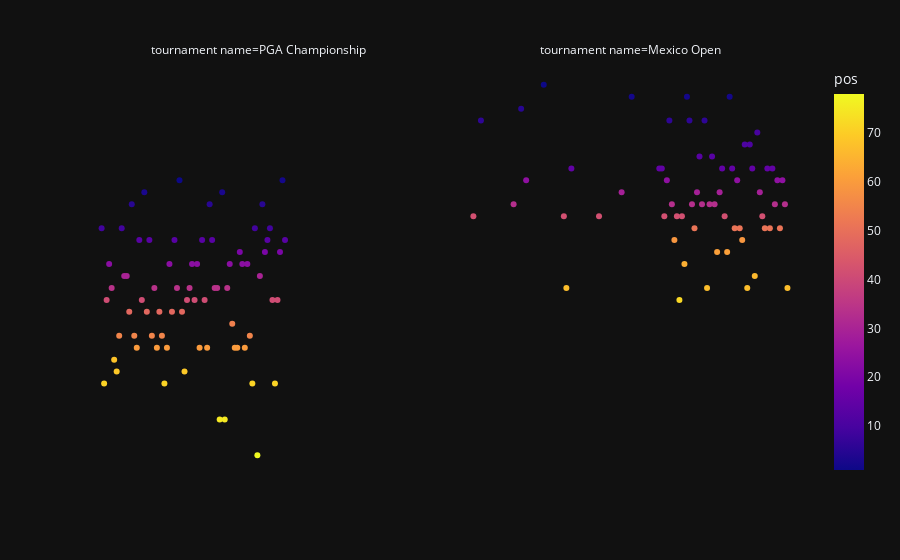

Here is the notebook cell this chart was saved with:
### Code cell
fig.update_yaxes(autorange='reversed', visible=False)
fig.update_xaxes(visible=False)

### Figure 1 — Plotly figure (JSON) as saved in the notebook; plotly's stock layout.template omitted (floating-point values rounded to 4 significant figures)
{"data": [{"hovertemplate": "tournament name=PGA Championship<br>player=%{x}<br>strokes=%{y}<br>pos=%{marker.color}<extra></extra>", "legendgroup": "", "marker": {"color": [9, 71, 41, 23, 34, 68, 69, 55, 9, 30, 30, 48, 5, 55, 60, 13, 41, 3, 48, 13, 55, 34, 60, 48, 55, 71, 60, 23, 48, 13, 34, 1, 48, 69, 41, 34, 23, 41, 23, 60, 13, 41, 60, 5, 13, 34, 34, 75, 3, 75, 34, 23, 54, 60, 60, 20, 23, 60, 23, 55, 71, 9, 78, 30, 5, 20, 13, 9, 41, 71, 41, 20, 2, 13], "coloraxis": "coloraxis", "symbol": "circle"}, "mode": "markers", "name": "", "orientation": "v", "showlegend": false, "type": "scatter", "x": ["Abraham Ancer", "Adam Hadwin", "Adam Schenk", "Aaron Wise", "Brian Harman", "Billy Horschel", "Beau Hossler", "Brooks Koepka", "Brendan Steele", "Bubba Watson", "Bernd Wiesberger", "Cameron Davis", "Chris Kirk", "Collin Morikawa", "Charl Schwartzel", "Cameron Smith", "Cameron Tringale", "Cameron Young", "Denny McCarthy", "Davis Riley", "Francesco Molinari", "Gary Woodland", "Hideki Matsuyama", "Harold Varner III", "Jason Day", "Justin Harding", "Jason Kokrak", "Joaquin Niemann", "Jon Rahm", "Justin Rose", "Jordan Spieth", "Justin Thomas", "Keegan Bradley", "Kramer Hickok", "Kyoung-Hoon Lee", "Keith Mitchell", "Kevin Na", "Kevin Streelman", "Lucas Glover", "Lanto Griffin", "Lucas Herbert", "Luke List", "Louis Oosthuizen", "Matthew Fitzpatrick", "Max Homa", "Matt Kuchar", "Marc Leishman", "Maverick McNealy", "Mito Pereira", "Patton Kizzire", "Patrick Reed", "Rickie Fowler", "Ryan Fox", "Russell Henley", "Rikuya Hoshino", "Sam Burns", "Stewart Cink", "Si Woo Kim", "Shane Lowry", "Sebastian Munoz", "Shaun Norris", "Seamus Power", "Sepp Straka", "Tony Finau", "Tommy Fleetwood", "Talor Gooch", "Tyrrell Hatton", "Tom Hoge", "Troy Merritt", "Thomas Pieters", "Viktor Hovland", "Webb Simpson", "Will Zalatoris", "Xander Schauffele"], "xaxis": "x", "y": [279, 292, 285, 282, 284, 290, 291, 288, 279, 283, 283, 286, 277, 288, 289, 280, 285, 276, 286, 280, 288, 284, 289, 286, 288, 292, 289, 282, 286, 280, 284, 275, 286, 291, 285, 284, 282, 285, 282, 289, 280, 285, 289, 277, 280, 284, 284, 295, 276, 295, 284, 282, 287, 289, 289, 281, 282, 289, 282, 288, 292, 279, 298, 283, 277, 281, 280, 279, 285, 292, 285, 281, 275, 280], "yaxis": "y"}, {"hovertemplate": "tournament name=Mexico Open<br>player=%{x}<br>strokes=%{y}<br>pos=%{marker.color}<extra></extra>", "legendgroup": "", "marker": {"color": [42, 15, 15, 42, 24, 6, 6, 33, 59, 42, 72, 42, 64, 2, 6, 33, 51, 29, 13, 33, 33, 6, 67, 5, 33, 13, 33, 24, 61, 29, 15, 42, 1, 61, 2, 15, 42, 67, 15, 51, 24, 51, 59, 11, 67, 11, 15, 66, 42, 10, 29, 42, 51, 15, 51, 15, 29, 33, 24, 2, 51, 24, 33, 67], "coloraxis": "coloraxis", "symbol": "circle"}, "mode": "markers", "name": "", "orientation": "v", "showlegend": false, "type": "scatter", "x": ["Abraham Ancer", "Anirban Lahiri", "Adam Long", "Alvaro Ortiz", "Aaron Rai", "Alex Smalley", "Aaron Wise", "Brice Garnett", "Bill Haas", "Brandon Hagy", "Bryson Nimmer", "Brian Stuard", "Brendon Todd", "Brandon Wu", "Cameron Champ", "Charles Howell III", "Carlos Ortiz", "C.T. Pan", "Chez Reavie", "Cameron Tringale", "Doug Ghim", "David Lipsky", "D.A. Points", "Davis Riley", "Emiliano Grillo", "Grayson Murray", "Greyson Sigg", "Gary Woodland", "Hayden Buckley", "Hank Lebioda", "Jonathan Byrd", "John Huh", "Jon Rahm", "Kiradech Aphibarnrat", "Kurt Kitayama", "Kelly Kraft", "Kevin Na", "Kevin Streelman", "Lanto Griffin", "Lee Hodges", "Michael Gligic", "Mark Hubbard", "Matt Jones", "Martin Trainer", "Matt Wallace", "Nate Lashley", "Peter Malnati", "Pat Perez", "Patrick Reed", "Patrick Rodgers", "Ryan Blaum", "Robert Garrigus", "Scott Brown", "Stephan Jaeger", "Sung Kang", "Satoshi Kodaira", "Sebastian Munoz", "Scott Piercy", "Sahith Theegala", "Tony Finau", "Tommy Gainey", "Trey Mullinax", "Wesley Bryan", "Wyndham Clark"], "xaxis": "x2", "y": [278, 274, 274, 278, 275, 270, 270, 277, 280, 278, 285, 278, 282, 268, 270, 277, 279, 276, 273, 277, 277, 270, 284, 269, 277, 273, 277, 275, 281, 276, 274, 278, 267, 281, 268, 274, 278, 284, 274, 279, 275, 279, 280, 272, 284, 272, 274, 283, 278, 271, 276, 278, 279, 274, 279, 274, 276, 277, 275, 268, 279, 275, 277, 284], "yaxis": "y2"}], "layout": {"annotations": [{"font": {}, "showarrow": false, "text": "tournament name=PGA Championship", "x": 0.245, "xanchor": "center", "xref": "paper", "y": 1, "yanchor": "bottom", "yref": "paper"}, {"font": {}, "showarrow": false, "text": "tournament name=Mexico Open", "x": 0.755, "xanchor": "center", "xref": "paper", "y": 1, "yanchor": "bottom", "yref": "paper"}], "coloraxis": {"colorbar": {"title": {"text": "pos"}}, "colorscale": [[0, "#0d0887"], [0.1111, "#46039f"], [0.2222, "#7201a8"], [0.3333, "#9c179e"], [0.4444, "#bd3786"], [0.5556, "#d8576b"], [0.6667, "#ed7953"], [0.7778, "#fb9f3a"], [0.8889, "#fdca26"], [1, "#f0f921"]]}, "legend": {"tracegroupgap": 0}, "margin": {"t": 60}, "xaxis": {"anchor": "y", "domain": [0, 0.49], "title": {"text": "player"}, "visible": false}, "xaxis2": {"anchor": "y2", "domain": [0.51, 1], "matches": "x", "title": {"text": "player"}, "visible": false}, "yaxis": {"anchor": "x", "autorange": "reversed", "domain": [0, 1], "title": {"text": "strokes"}, "visible": false}, "yaxis2": {"anchor": "x2", "autorange": "reversed", "domain": [0, 1], "matches": "y", "showticklabels": false, "visible": false}}}
